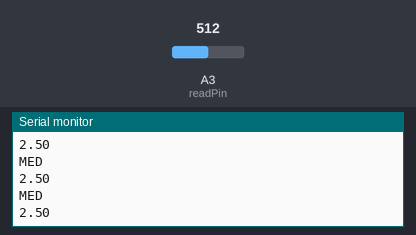
Bench run of a sketch on a simulated Arduino Uno, built with avr-gcc and run on an emulated ATmega328P. Shown: the last lines printed to the serial monitor. The inputs (shaded band) are chosen by the test bench; at power-on: A3 (readPin) = 512.

Above: at 1.3 s.
1.4 s: A3 (readPin) set to 0
At 1.81 s:
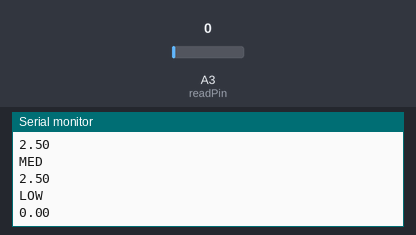
3.5 s: A3 (readPin) set to 1023
At 3.81 s:
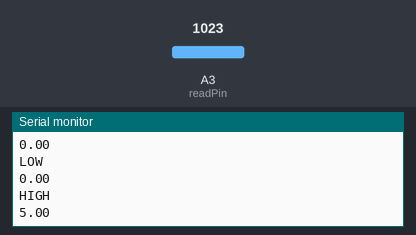
Timing chart, 0 to 6.5 s (numbered marks = the images above; inputs shaded):
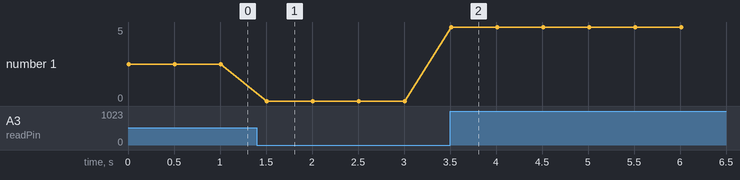

Measured:
- after the input at 1.4 s, the serial monitor: prints a new line after 0.10 s (image 1)
- after the input at 3.5 s, the serial monitor: prints a new line at once (image 2)
- plotted number 1: 2.5 → 0 after the input at 1.4 s, 0 → 5 after the input at 3.5 s

The sketch:

Analog_read.ino
```cpp
int readPin = A3;
int delayTime = 500;
float v2 = 0;

void setup() {
  // put your setup code here, to run once:
  pinMode(readPin,INPUT);
  Serial.begin(9600);
}

void loop() {
  // put your main code here, to run repeatedly:
  v2 = analogRead(readPin);
  if(v2*5/1023 == 5)
  {
   Serial.println("HIGH");
  }
  else if(2 < v2*5/1023 && v2*5/1023 < 3)
  {
    Serial.println("MED");
  }
  else if(v2*5/1023 == 0)
  {
    Serial.println("LOW");
  }
Serial.println(v2*5/1023);
  delay(delayTime);
}
```
